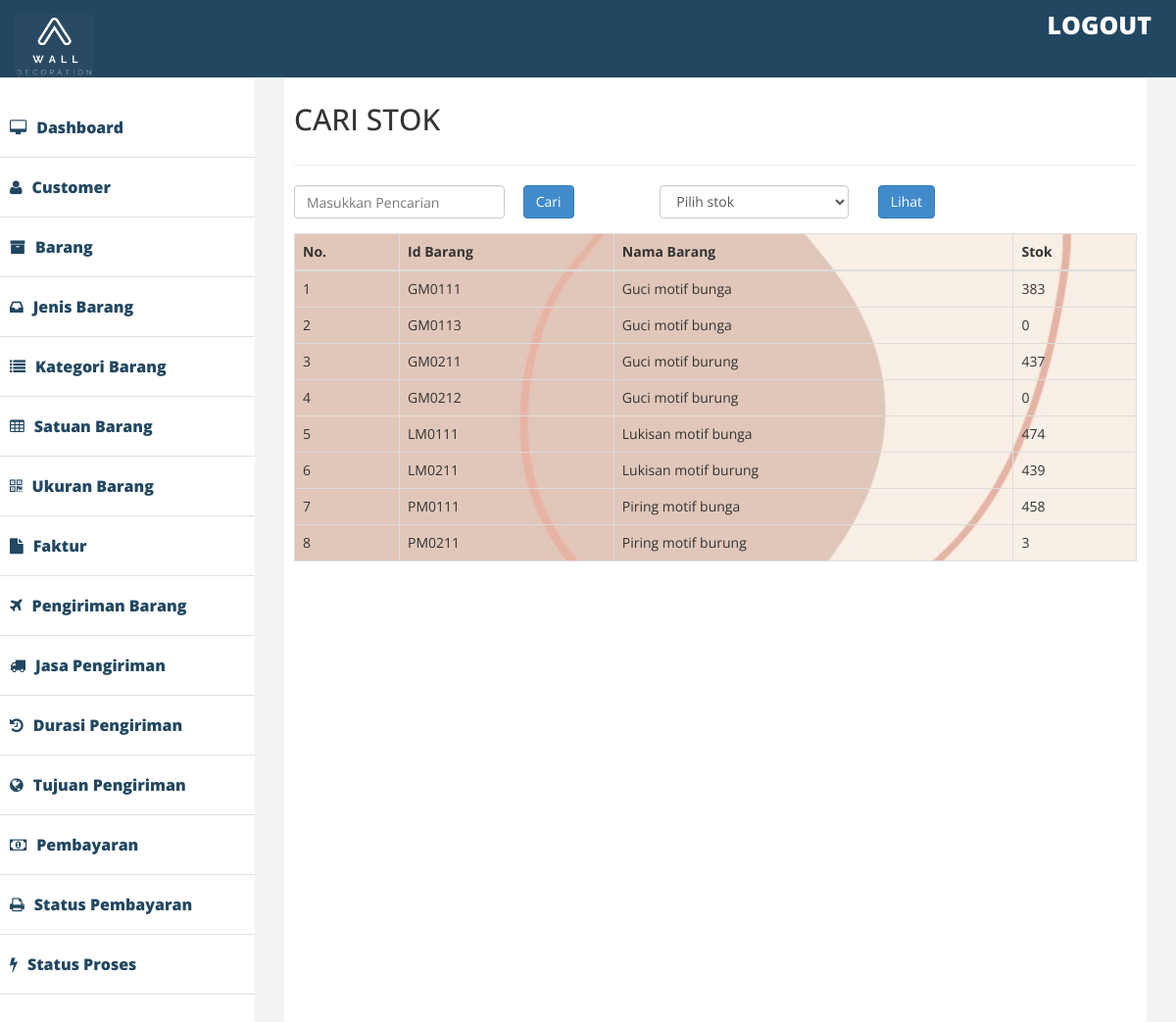
Page /admin/index2.php?halaman=caristok2 on the committed database.
### tables this page shows
CREATE TABLE `barang` (
  `id_barang` varchar(11) NOT NULL,
  `nama_barang` varchar(30) NOT NULL,
  `photo` varchar(100) NOT NULL,
  `harga` int(11) NOT NULL,
  `stok` int(11) NOT NULL,
  `id_jenis` varchar(11) NOT NULL,
  `id_kategori` varchar(11) NOT NULL,
  `id_satuan` varchar(11) NOT NULL,
  `id_ukuran` varchar(11) NOT NULL
);

### admin/caristok2.php (the view, shortened to what this page needs)
<div class="row">
    <div class="col-lg-12">
        <h2>CARI STOK</h2>
</div>
    </div>
<hr />
<form class="form-horizontal" role="search" method="post" action="index2.php?halaman=pencarianstok2">
		<div class="col-md-3">
		<div class="form-group">
				<input type="text" class="form-control" name="keyword" placeholder="Masukkan Pencarian" autofocus autocomplete="off">
			</div>
		</div>
		<div class="col-md-2">
			<button class="btn btn-primary" name="cari">Cari</button>
		</div>
</form>
<form method="post" action="index2.php?halaman=searchstok2">
	<div class="row">
		<div class="col-md-3">
			<div class="form-group">
				<select class="form-control" name="status">
					<option value=" " >Pilih stok</option>
				</select>
			</div>
		</div>
		<div class="col-md-2">
			<button class="btn btn-primary" name="lihat">Lihat</button>
		</div>
	</div>
</form>
<table class="table table-bordered"background="img.jpg">
	<thead>
	<thead>
		<tr>
			<th> No. </th>
			<th> Id Barang </th>
			<th> Nama Barang </th>
			<th> Stok </th>
		</tr>
	</thead>
	<tbody>
		<?php $nomor=1;?>
		<?php $ambil=$koneksi->query("SELECT*FROM barang ");?>
		<?php while($pecah=$ambil->fetch_assoc()){?>
		<tr>
			<td><?php echo $nomor; ?></td>
			<td> <?php echo $pecah['id_barang']; ?></td>
			<td><?php echo $pecah['nama_barang']; ?></td>
			<td> <?php echo $pecah['stok']; ?></td>
		</tr>
		<?php $nomor++; ?>
		<?php } ?>
	</tbody>
</table>

### admin/assets/css/custom.css (style rules this page uses)
body { font-family: 'Open Sans', sans-serif; line-height:30px; }

### rows in the picture
barang: id_barang "GM0111", nama_barang "Guci motif bunga", stok "383"
barang: id_barang "GM0113", nama_barang "Guci motif bunga", stok "0"
barang: id_barang "GM0211", nama_barang "Guci motif burung", stok "437"
barang: id_barang "GM0212", nama_barang "Guci motif burung", stok "0"
barang: id_barang "LM0111", nama_barang "Lukisan motif bunga", stok "474"
barang: id_barang "LM0211", nama_barang "Lukisan motif burung", stok "439"
barang: id_barang "PM0111", nama_barang "Piring motif bunga", stok "458"
barang: id_barang "PM0211", nama_barang "Piring motif burung", stok "3"
